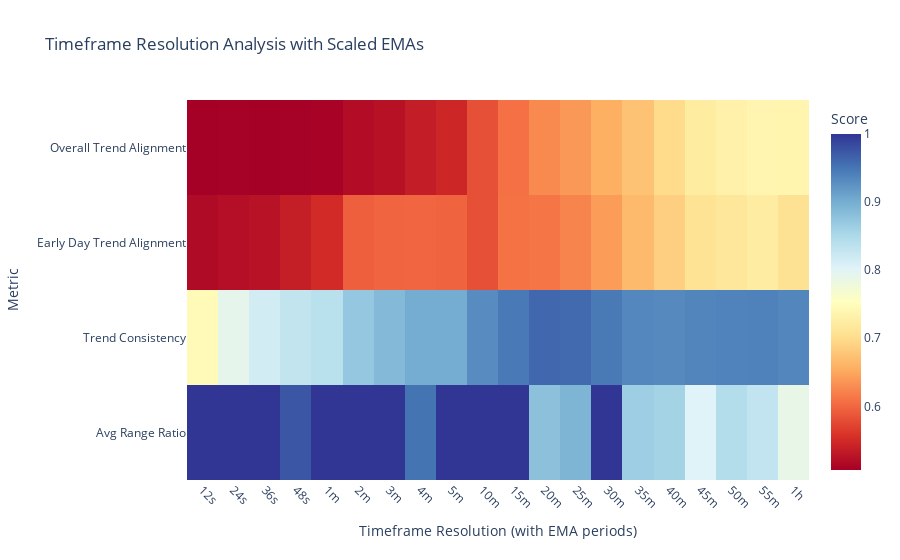
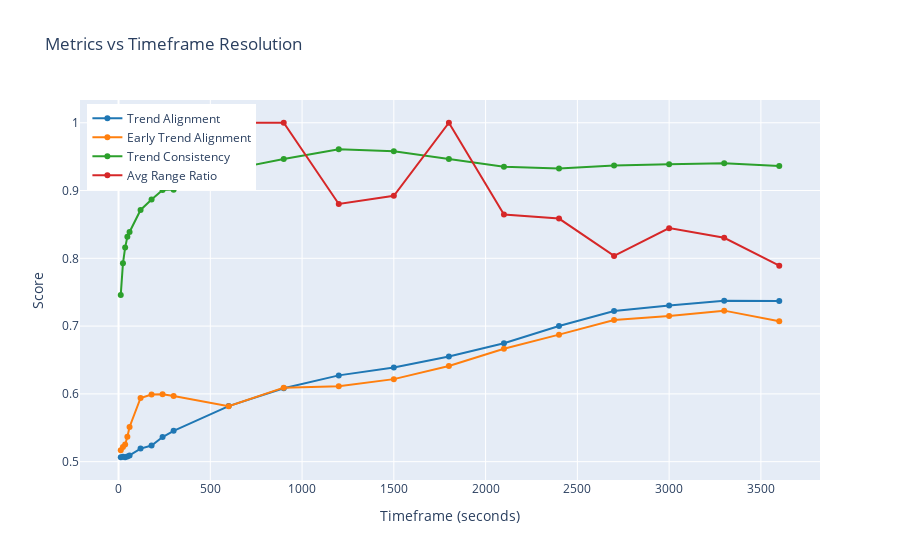
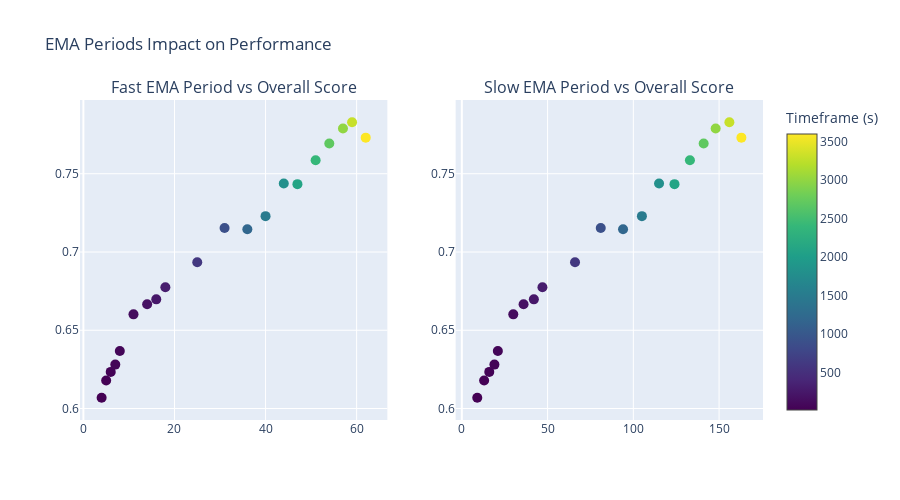
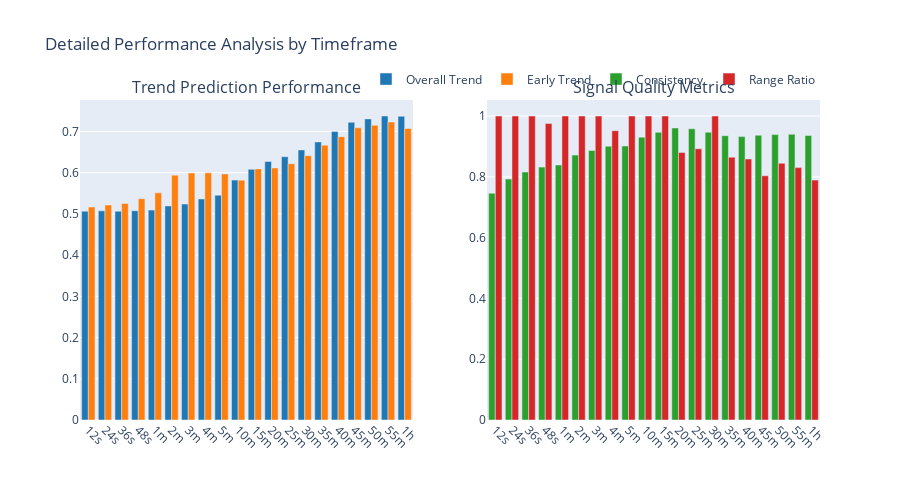

These figures' notebook cell, in order:
### Code cell
# df = bac_data.data["BAC"]

main(bac_data[["open", "high", "low", "close","volume"]], "BAC")


# metrics:
# # Trend alignment (how well does this timeframe predict daily trend)
# 'trend_alignment': np.mean(tf_trend == daily_trend),

# # Early prediction (first quarter of day)
# 'early_trend_alignment': np.mean(day_quarters[0]['tf_trend'] == daily_trend),

# # Trend consistency (how stable are the signals)
# 'trend_consistency': 1 - (np.diff(tf_trend) != 0).mean(),

# # Range ratio (normalized to daily range)

### Figure 1 — Plotly figure (JSON) as saved in the notebook; plotly's stock layout.template omitted (floating-point values rounded to 4 significant figures)
{"data": [{"coloraxis": "coloraxis", "hovertemplate": "Timeframe: %{x}<br>Metric: %{y}<br>Score: %{z}<extra></extra>", "name": "0", "type": "heatmap", "x": ["12s", "24s", "36s", "48s", "1m", "2m", "3m", "4m", "5m", "10m", "15m", "20m", "25m", "30m", "35m", "40m", "45m", "50m", "55m", "1h"], "xaxis": "x", "y": ["trend_alignment", "early_trend_alignment", "trend_consistency", "avg_range_ratio"], "yaxis": "y", "z": [[0.5066, 0.5073, 0.5065, 0.5077, 0.5092, 0.5193, 0.5238, 0.5363, 0.5454, 0.582, 0.6082, 0.6273, 0.6388, 0.6552, 0.6746, 0.7, 0.7223, 0.7305, 0.7375, 0.7369], [0.5167, 0.5216, 0.5254, 0.5369, 0.5511, 0.5939, 0.5991, 0.5996, 0.5969, 0.5819, 0.6092, 0.6114, 0.6218, 0.6412, 0.6667, 0.6874, 0.709, 0.715, 0.7228, 0.7073], [0.7461, 0.7926, 0.8158, 0.8319, 0.8388, 0.8713, 0.8866, 0.9009, 0.9013, 0.9305, 0.9464, 0.9607, 0.9581, 0.9466, 0.9352, 0.9323, 0.9368, 0.9388, 0.9401, 0.9361], [1, 1, 1, 0.9752, 1, 1, 1, 0.9518, 1, 1, 1, 0.8802, 0.8922, 1, 0.8646, 0.8587, 0.8035, 0.8445, 0.8302, 0.7891]]}], "layout": {"coloraxis": {"colorbar": {"title": {"text": "Score"}}, "colorscale": [[0, "rgb(165,0,38)"], [0.1, "rgb(215,48,39)"], [0.2, "rgb(244,109,67)"], [0.3, "rgb(253,174,97)"], [0.4, "rgb(254,224,144)"], [0.5, "rgb(255,255,191)"], [0.6, "rgb(224,243,248)"], [0.7, "rgb(171,217,233)"], [0.8, "rgb(116,173,209)"], [0.9, "rgb(69,117,180)"], [1, "rgb(49,54,149)"]]}, "title": {"text": "Timeframe Resolution Analysis with Scaled EMAs"}, "xaxis": {"anchor": "y", "domain": [0, 1], "tickangle": 45, "title": {"text": "Timeframe Resolution (with EMA periods)"}}, "yaxis": {"anchor": "x", "autorange": "reversed", "domain": [0, 1], "ticktext": ["Overall Trend Alignment", "Early Day Trend Alignment", "Trend Consistency", "Avg Range Ratio"], "tickvals": [0, 1, 2, 3], "title": {"text": "Metric"}}}}

### Figure 2 — Plotly figure (JSON) as saved in the notebook; plotly's stock layout.template omitted (floating-point values rounded to 4 significant figures)
{"data": [{"line": {"color": "rgb(31, 119, 180)"}, "mode": "lines+markers", "name": "Trend Alignment", "type": "scatter", "x": [12, 24, 36, 48, 60, 120, 180, 240, 300, 600, 900, 1200, 1500, 1800, 2100, 2400, 2700, 3000, 3300, 3600], "y": [0.5066, 0.5073, 0.5065, 0.5077, 0.5092, 0.5193, 0.5238, 0.5363, 0.5454, 0.582, 0.6082, 0.6273, 0.6388, 0.6552, 0.6746, 0.7, 0.7223, 0.7305, 0.7375, 0.7369]}, {"line": {"color": "rgb(255, 127, 14)"}, "mode": "lines+markers", "name": "Early Trend Alignment", "type": "scatter", "x": [12, 24, 36, 48, 60, 120, 180, 240, 300, 600, 900, 1200, 1500, 1800, 2100, 2400, 2700, 3000, 3300, 3600], "y": [0.5167, 0.5216, 0.5254, 0.5369, 0.5511, 0.5939, 0.5991, 0.5996, 0.5969, 0.5819, 0.6092, 0.6114, 0.6218, 0.6412, 0.6667, 0.6874, 0.709, 0.715, 0.7228, 0.7073]}, {"line": {"color": "rgb(44, 160, 44)"}, "mode": "lines+markers", "name": "Trend Consistency", "type": "scatter", "x": [12, 24, 36, 48, 60, 120, 180, 240, 300, 600, 900, 1200, 1500, 1800, 2100, 2400, 2700, 3000, 3300, 3600], "y": [0.7461, 0.7926, 0.8158, 0.8319, 0.8388, 0.8713, 0.8866, 0.9009, 0.9013, 0.9305, 0.9464, 0.9607, 0.9581, 0.9466, 0.9352, 0.9323, 0.9368, 0.9388, 0.9401, 0.9361]}, {"line": {"color": "rgb(214, 39, 40)"}, "mode": "lines+markers", "name": "Avg Range Ratio", "type": "scatter", "x": [12, 24, 36, 48, 60, 120, 180, 240, 300, 600, 900, 1200, 1500, 1800, 2100, 2400, 2700, 3000, 3300, 3600], "y": [1, 1, 1, 0.9752, 1, 1, 1, 0.9518, 1, 1, 1, 0.8802, 0.8922, 1, 0.8646, 0.8587, 0.8035, 0.8445, 0.8302, 0.7891]}], "layout": {"hovermode": "x unified", "legend": {"x": 0.01, "xanchor": "left", "y": 0.99, "yanchor": "top"}, "title": {"text": "Metrics vs Timeframe Resolution"}, "xaxis": {"title": {"text": "Timeframe (seconds)"}}, "yaxis": {"title": {"text": "Score"}}}}

### Figure 3 — Plotly figure (JSON) as saved in the notebook; plotly's stock layout.template omitted (floating-point values rounded to 4 significant figures)
{"data": [{"marker": {"color": [12, 24, 36, 48, 60, 120, 180, 240, 300, 600, 900, 1200, 1500, 1800, 2100, 2400, 2700, 3000, 3300, 3600], "colorbar": {"title": {"text": "Timeframe (s)"}}, "colorscale": [[0, "#440154"], [0.1111, "#482878"], [0.2222, "#3e4989"], [0.3333, "#31688e"], [0.4444, "#26828e"], [0.5556, "#1f9e89"], [0.6667, "#35b779"], [0.7778, "#6ece58"], [0.8889, "#b5de2b"], [1, "#fde725"]], "showscale": true, "size": 10}, "mode": "markers", "name": "Fast EMA", "type": "scatter", "x": [4, 5, 6, 7, 8, 11, 14, 16, 18, 25, 31, 36, 40, 44, 47, 51, 54, 57, 59, 62], "xaxis": "x", "y": [0.6069, 0.6179, 0.6234, 0.628, 0.6368, 0.6602, 0.6666, 0.6697, 0.6775, 0.6935, 0.7153, 0.7145, 0.7229, 0.7438, 0.7433, 0.7586, 0.7693, 0.7789, 0.7829, 0.7731], "yaxis": "y"}, {"marker": {"color": [12, 24, 36, 48, 60, 120, 180, 240, 300, 600, 900, 1200, 1500, 1800, 2100, 2400, 2700, 3000, 3300, 3600], "colorscale": [[0, "#440154"], [0.1111, "#482878"], [0.2222, "#3e4989"], [0.3333, "#31688e"], [0.4444, "#26828e"], [0.5556, "#1f9e89"], [0.6667, "#35b779"], [0.7778, "#6ece58"], [0.8889, "#b5de2b"], [1, "#fde725"]], "showscale": false, "size": 10}, "mode": "markers", "name": "Slow EMA", "type": "scatter", "x": [9, 13, 16, 19, 21, 30, 36, 42, 47, 66, 81, 94, 105, 115, 124, 133, 141, 148, 156, 163], "xaxis": "x2", "y": [0.6069, 0.6179, 0.6234, 0.628, 0.6368, 0.6602, 0.6666, 0.6697, 0.6775, 0.6935, 0.7153, 0.7145, 0.7229, 0.7438, 0.7433, 0.7586, 0.7693, 0.7789, 0.7829, 0.7731], "yaxis": "y2"}], "layout": {"annotations": [{"font": {"size": 16}, "showarrow": false, "text": "Fast EMA Period vs Overall Score", "x": 0.225, "xanchor": "center", "xref": "paper", "y": 1, "yanchor": "bottom", "yref": "paper"}, {"font": {"size": 16}, "showarrow": false, "text": "Slow EMA Period vs Overall Score", "x": 0.775, "xanchor": "center", "xref": "paper", "y": 1, "yanchor": "bottom", "yref": "paper"}], "height": 500, "hovermode": "closest", "showlegend": false, "title": {"text": "EMA Periods Impact on Performance"}, "xaxis": {"anchor": "y", "domain": [0, 0.45]}, "xaxis2": {"anchor": "y2", "domain": [0.55, 1]}, "yaxis": {"anchor": "x", "domain": [0, 1]}, "yaxis2": {"anchor": "x2", "domain": [0, 1]}}}

### Figure 4 — Plotly figure (JSON) as saved in the notebook; plotly's stock layout.template omitted (floating-point values rounded to 4 significant figures)
{"data": [{"marker": {"color": "rgb(31, 119, 180)"}, "name": "Overall Trend", "type": "bar", "x": ["12s", "24s", "36s", "48s", "1m", "2m", "3m", "4m", "5m", "10m", "15m", "20m", "25m", "30m", "35m", "40m", "45m", "50m", "55m", "1h"], "xaxis": "x", "y": [0.5066, 0.5073, 0.5065, 0.5077, 0.5092, 0.5193, 0.5238, 0.5363, 0.5454, 0.582, 0.6082, 0.6273, 0.6388, 0.6552, 0.6746, 0.7, 0.7223, 0.7305, 0.7375, 0.7369], "yaxis": "y"}, {"marker": {"color": "rgb(255, 127, 14)"}, "name": "Early Trend", "type": "bar", "x": ["12s", "24s", "36s", "48s", "1m", "2m", "3m", "4m", "5m", "10m", "15m", "20m", "25m", "30m", "35m", "40m", "45m", "50m", "55m", "1h"], "xaxis": "x", "y": [0.5167, 0.5216, 0.5254, 0.5369, 0.5511, 0.5939, 0.5991, 0.5996, 0.5969, 0.5819, 0.6092, 0.6114, 0.6218, 0.6412, 0.6667, 0.6874, 0.709, 0.715, 0.7228, 0.7073], "yaxis": "y"}, {"marker": {"color": "rgb(44, 160, 44)"}, "name": "Consistency", "type": "bar", "x": ["12s", "24s", "36s", "48s", "1m", "2m", "3m", "4m", "5m", "10m", "15m", "20m", "25m", "30m", "35m", "40m", "45m", "50m", "55m", "1h"], "xaxis": "x2", "y": [0.7461, 0.7926, 0.8158, 0.8319, 0.8388, 0.8713, 0.8866, 0.9009, 0.9013, 0.9305, 0.9464, 0.9607, 0.9581, 0.9466, 0.9352, 0.9323, 0.9368, 0.9388, 0.9401, 0.9361], "yaxis": "y2"}, {"marker": {"color": "rgb(214, 39, 40)"}, "name": "Range Ratio", "type": "bar", "x": ["12s", "24s", "36s", "48s", "1m", "2m", "3m", "4m", "5m", "10m", "15m", "20m", "25m", "30m", "35m", "40m", "45m", "50m", "55m", "1h"], "xaxis": "x2", "y": [1, 1, 1, 0.9752, 1, 1, 1, 0.9518, 1, 1, 1, 0.8802, 0.8922, 1, 0.8646, 0.8587, 0.8035, 0.8445, 0.8302, 0.7891], "yaxis": "y2"}], "layout": {"annotations": [{"font": {"size": 16}, "showarrow": false, "text": "Trend Prediction Performance", "x": 0.225, "xanchor": "center", "xref": "paper", "y": 1, "yanchor": "bottom", "yref": "paper"}, {"font": {"size": 16}, "showarrow": false, "text": "Signal Quality Metrics", "x": 0.775, "xanchor": "center", "xref": "paper", "y": 1, "yanchor": "bottom", "yref": "paper"}], "height": 500, "legend": {"orientation": "h", "x": 1, "xanchor": "right", "y": 1.02, "yanchor": "bottom"}, "showlegend": true, "title": {"text": "Detailed Performance Analysis by Timeframe"}, "xaxis": {"anchor": "y", "domain": [0, 0.45], "tickangle": 45}, "xaxis2": {"anchor": "y2", "domain": [0.55, 1], "tickangle": 45}, "yaxis": {"anchor": "x", "domain": [0, 1]}, "yaxis2": {"anchor": "x2", "domain": [0, 1]}}}
